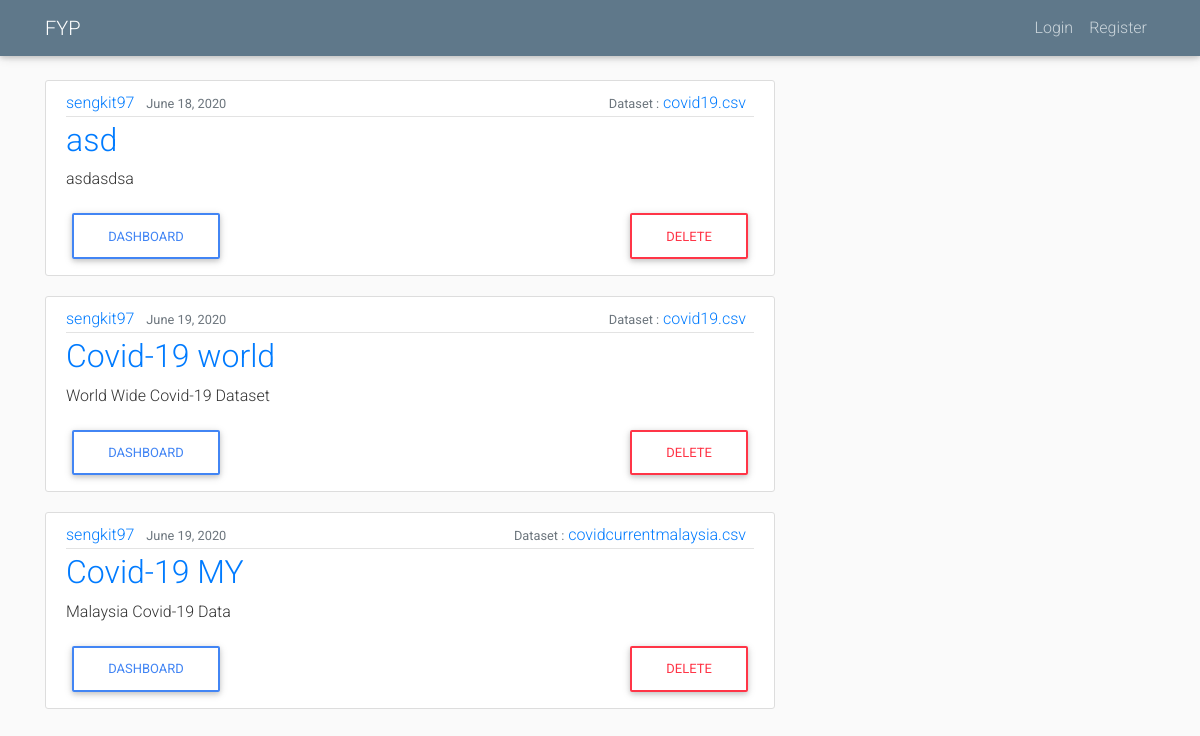
/project/list/sengkit97, run on an earlier commit of the app's database.
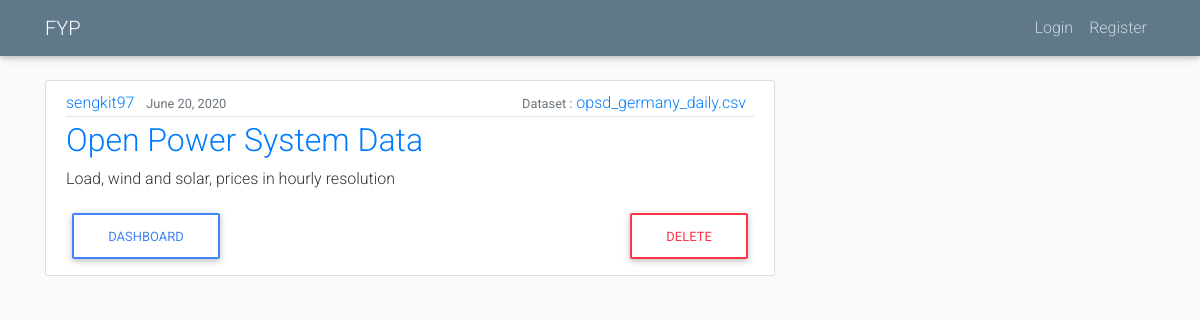
And on a later commit of the database.
### project/models.py (models this page shows, shortened)
class Project(models.Model):
    title = models.CharField(max_length=200)
    description = models.TextField(max_length=150)
    pub_date = models.DateTimeField(default=timezone.now)
    author = models.ForeignKey(User, on_delete=models.CASCADE)

class Dataset(models.Model):
    dataset = models.FileField(upload_to='datasets/',default="")
    project = models.OneToOneField(Project, on_delete=models.CASCADE)
    title = models.CharField(max_length=100)
    columns = models.TextField()
    size = models.CharField(max_length=100)
    def __str__(self):
        return self.title

### project/views.py (the view)
# urls.py: path('list/<str:username>',views.ProjectListView.as_view(), name='list'),
class ProjectListView(ListView):
    model = Project
    template_name = 'project/list.html'
    context_object_name = 'projects'
    paginate_by = 5
    def get_queryset(self):
        user = get_object_or_404(User, username=self.kwargs.get('username'))
        return Project.objects.filter(author=user)

### templates/project/list.html (shortened to what this page needs)
{% extends "base.html" %}
{% block content %}
	{% for project in projects %}
	<article class="media content-section">
	<div class="media-body">
		<div class="article-metadata">
		<a class="mr-2" href="#">{{ project.author }}</a>
		<small class="text-muted">{{ project.pub_date|date:"F d, Y" }}</small>
		<div class="float-right">
			<small class="text-muted">Dataset :</small>
			<a class="mr-2" href="{% url 'project:read' project.id %}">{{ project.dataset }}</a>
		</div>
		</div>
		<h2><a class="articlecle-title" href="{% url 'project:plot-list' project.id %}">{{ project.title }}</a></h2>
		<p class="article-content">{{ project.description }}</p>
		<a class=" btn btn-outline-primary" href="{% url 'project:dashboard' project.id %}">Dashboard</a>
		<a class="float-right btn btn-outline-danger" href="{% url 'project:project-delete' project.id %}">Delete</a>
	</div>
	</article>
	{% endfor %}
{% endblock %}

### templates/base.html (shortened to what this page needs)
{% load static %}
<!DOCTYPE html>
<html lang="en">
<head>
  <link rel="stylesheet" href="https://use.fontawesome.com/releases/v5.11.2/css/all.css">
  <link rel="stylesheet" href="{% static 'MDB/css/bootstrap.min.css' %}">
  <link rel="stylesheet" href="{% static 'MDB/css/mdb.min.css' %}">
  <link rel="stylesheet" type="text/css" href="{% static 'main.css' %}">
</head>
<body>
  <header class="site-header">
	  <nav class="navbar navbar-expand-md navbar-dark bg-steel fixed-top">
	    <div class="container">
	      <a class="navbar-brand mr-4" href="{% url 'home' %}">FYP</a>
	      <div class="collapse navbar-collapse" id="navbarToggle">
	        <div class="navbar-nav">
				{% if user.is_authenticated %}
					<a class="nav-item nav-link" href="{% url 'project:create' %}">New Project</a>
					<a class="nav-item nav-link" href="{% url 'users:logout' %}">Logout</a>
				{% else %}
					<a class="nav-item nav-link" href="{% url 'users:login' %}">Login</a>
					<a class="nav-item nav-link" href="{% url 'users:register' %}">Register</a>
				{% endif %}
	        </div>
	      </div>
	    </div>
	  </nav>
	</header>
	<main role="main" class="container">
	  <div class="row">
	    <div class="col-md-8">
			{% block content %}{% endblock %}
	    </div>
    </div>
</body>
</html>

### static/main.css (style rules this page uses)
body { background: #fafafa; color: #333333; margin-top: 5rem; }
h1, h2, h3, h4, h5, h6 { color: #444444; }
.bg-steel { background-color: #5f788a; }
.site-header .navbar-nav .nav-link { color: #cbd5db; }
.content-section { background: #ffffff; padding: 10px 20px; border: 1px solid #dddddd; border-radius: 3px; margin-bottom: 20px; }
.article-content { white-space: pre-line; }
.article-metadata { padding-bottom: 1px; margin-bottom: 4px; border-bottom: 1px solid #e3e3e3 }

What changed in the data, as far as the page shows it:
removed Project: author "sengkit97", pub_date "June 18, 2020", dataset "covid19.csv", title "asd", description "asdasdsa"
removed Project: author "sengkit97", pub_date "June 19, 2020", dataset "covid19.csv", title "Covid-19 world", description "World Wide Covid-19 Dataset"
removed Project: author "sengkit97", pub_date "June 19, 2020", dataset "covidcurrentmalaysia.csv", title "Covid-19 MY", description "Malaysia Covid-19 Data"
added Project: author "sengkit97", pub_date "June 20, 2020", dataset "opsd_germany_daily.csv", title "Open Power System Data", description "Load, wind and solar, prices in hourly resolution"
